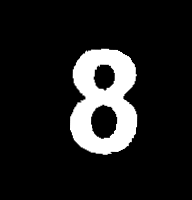
#> input picture training_data/filled_title_1.png, 192 x 200 px, given in place of filled_title_0.png, which was not available
$ python classifier.py
#> lines starting #> are read from the running program, lines starting #| are printed output that depends on the picture
import numpy as np
import os
import cv2
from sklearn import svm
from sklearn.metrics import classification_report

class Classifier:
    def __init__(self):
        '''
        if use_chdir:
            os.chdir(curr_dir)
        '''
        train_labels = self.readLabels("training_data.txt")
#> (reads training_data.txt from the repository)
        # print(len(train_labels))
        train_images = self.readImages()
        # print(len(train_images))
        train_images = self.convertImagesTo2D(train_images)

        '''
        validation_labels = self.readLabels(("validation_data.txt"))
        print(len(validation_labels))
        validation_images = self.readImages2()
        print(len(validation_images))
        validation_images = self.convertImagesTo2D(validation_images)
        '''

        self.classifier = svm.SVC(kernel = 'rbf', C=4)
        self.classifier.fit(train_images, train_labels)

        '''
        predictions = self.classifier.predict(validation_images)
        print(classification_report(validation_labels, predictions))
        '''

    # Function designed to read the images from a file given by <path> and return them as a numpy array
    def readImages(self):
        images = []
        for i in range(580):
            aux_file_name = "./training_data/filled_title_" + str(i) + ".png"
            aux_image = cv2.imread(aux_file_name, 0)
#> aux_image is the input picture: shape (200, 192); min 0, max 255, mean 30.8
            aux_image = cv2.resize(aux_image, (75, 75))
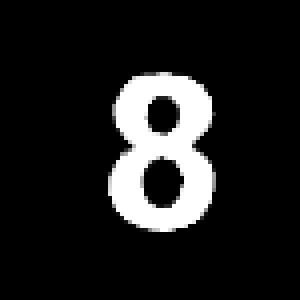
#> aux_image: shape (75, 75) (shown 4 times larger); min 0, max 255, mean 30.9
#> pass 3 of the loop in readImages, `for i in range(580):`:
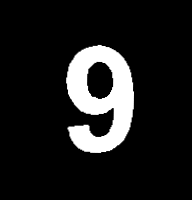
#> input picture training_data/filled_title_11.png, 192 x 200 px, given in place of filled_title_2.png, which was not available
#> in readImages, aux_image is the input picture: shape (200, 192); min 0, max 255, mean 29.2
#> in readImages, `aux_image = cv2.resize(aux_image, (75, 75))`:
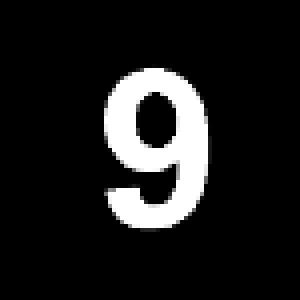
#> aux_image: shape (75, 75) (shown 4 times larger); min 0, max 255, mean 29.2
#> the loop made 5 passes; the first 3 are shown
            images.append(aux_image)

        images = np.array(images)
        return images

    '''
    def readImages2(self):
        images = []
        for i in range(479, 580):
            aux_file_name = "./validation_data/filled_title_" + str(i) + ".png"
            aux_image = cv2.imread(aux_file_name, 0)
            aux_image = cv2.resize(aux_image, (75, 75))
            images.append(aux_image)

        images = np.array(images)
        return images
    '''

    # Function designed to read the labels from a file where, on each line, the first 10 characters represent
    # the number of the image and the 11-th character is it's classification (0..9).
    def readLabels(self, path):
        labels = list()
        file = open(path)
        for eachLine in file:
            for char in eachLine:
                labels.append(int(char))
        labels = np.array(labels)
        labels = labels.astype(np.int8)
        file.close()
        return labels


    def convertImagesTo2D(self, images):
        # Because the array is 3D, I need to reshape it into a 2D one in order for the classification to work.
        nr_of_images, x_axis, y_axis = images.shape
        images = images.reshape((nr_of_images, x_axis * y_axis))
        return images

    def predict(self, image):
        image = cv2.resize(image, (75, 75))
        x_axis, y_axis = image.shape
        image = image.reshape((1, x_axis * y_axis))
        return self.classifier.predict(image)


if __name__ == "__main__":
#> (the run stopped early here; a loop or call above may not have finished)
